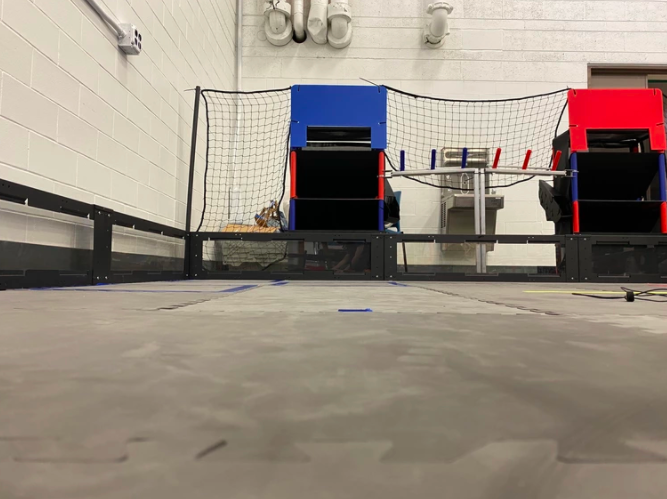
#> input picture images/0.png, 667 x 499 px, given in place of the camera
$ python ring.py
#> lines starting #> are read from the running program, lines starting #| are printed output that depends on the picture; after the words box and inside, x2 and y2 are one past the last pixel; in counts of white or black regions, pixels touching at a corner belong together
#> in main, frame is the input picture: shape (499, 667, 3); mean B, G, R 127.7, 139.9, 151.8
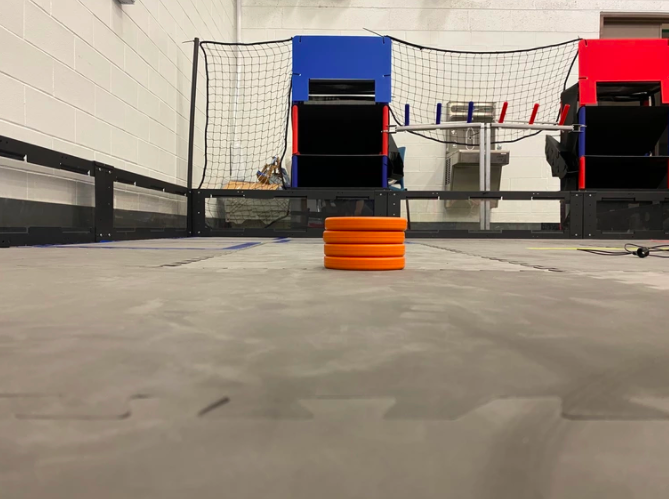
#> input picture images/4.png, 669 x 499 px, found by its file name
#> in main, frame is the input picture: shape (499, 669, 3); mean B, G, R 123.2, 136.1, 150.3
import numpy as np
import cv2

MAX_HUE = 130
MIN_HUE = 90

MAX_SAT = 220
MIN_SAT = 180

MAX_VAL = 80
MIN_VAL = 45

MIN_HSV = (MIN_HUE, MIN_SAT, MIN_VAL)
MAX_HSV = (MAX_HUE, MAX_SAT, MAX_VAL)

IMG_WIDTH = 0
IMG_HEIGHT = 0

font = cv2.FONT_HERSHEY_COMPLEX
ring_count = 0
error = 0

# [35 lines left out: function contourPipeline, not called in this run]


def addTargetBox(input, side_length):
    center_x = IMG_WIDTH / 2
    center_y = IMG_HEIGHT / 2
    half_side_length = side_length / 2
    upper_left = (int(center_x - half_side_length), int(center_y - half_side_length))
    bottom_right = (int(center_x + half_side_length), int(center_y + half_side_length))
    output = cv2.rectangle(input, upper_left, bottom_right, (0, 255, 0), 2)
    return output


def drawBoundingBoxes(input, contours):
    output = input
    for cnt in contours:
        x, y, w, h = cv2.boundingRect(cnt)
        area = cv2.contourArea(cnt)
        output = cv2.rectangle(input, (x,y), (x+w, y+h), (0, 255, 0), 2)
    return output


def findWidestContourIndex(contours):
    maxWidth = 0
    maxIndex = 0
    for i in range(len(contours)):
        cnt = contours[i]
        _, _, w, _ = cv2.boundingRect(cnt)
        if w > maxWidth:
            maxWidth = w
            maxIndex = i
    return maxIndex


def findNWidestContours(n, contours):
    new_contours = []
    for i in range(n):
        li = findWidestContourIndex(contours)
        new_contours.append(contours[li])

        contours.pop(li)
        if len(contours) == 0:
            break
    return new_contours


def ring_pipeline(input):

    global IMG_HEIGHT, IMG_WIDTH
    IMG_HEIGHT, IMG_WIDTH, _ = input.shape
#> IMG_HEIGHT = 499; IMG_WIDTH = 669

    # Set output to input
    output = input

    # Convert to HSV
    hsv_frame = cv2.cvtColor(input, cv2.COLOR_BGR2YCrCb)
#> hsv_frame: shape (499, 669, 3); mean of channels 0, 1, 2 138.9, 136.2, 119.2

    # Blurring
    blur = cv2.GaussianBlur(hsv_frame, (35, 35), 0)
#> blur: shape (499, 669, 3); mean of channels 0, 1, 2 138.9, 136.1, 119.2

    # Thresholding
    thresh = cv2.inRange(blur, MIN_HSV, MAX_HSV)
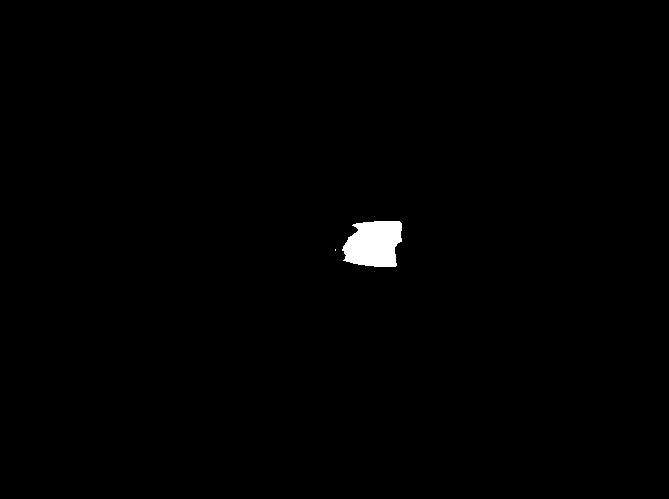
#> thresh: shape (499, 669); 0.66% white; 2 white regions (1 under 20 px), largest, box (x1, y1, x2, y2) and area: (342, 221, 402, 267) 2211

    # Erosion and Dilation
    eroded = cv2.erode(thresh, (5, 5))
#> eroded: shape (499, 669); 0.64% white; 2 white regions (1 under 20 px), largest, box (x1, y1, x2, y2) and area: (342, 222, 402, 267) 2139
    dilated = cv2.dilate(eroded, (5, 5))
#> dilated: shape (499, 669); 0.66% white; 2 white regions (1 under 20 px)

    # Get contours and error check
    contours, hierarchy = cv2.findContours(dilated, cv2.RETR_TREE, cv2.CHAIN_APPROX_SIMPLE)
#> contours = 2 contours, 1 with area under 20; largest, box (x1, y1, x2, y2) and area: (342, 222, 402, 268) 2116

    # We have at least one ring
    global ring_count
    if (len(contours) > 0):
        # Get two largest contours (might return less than 2 contours)
        new_contours = findNWidestContours(1, contours)
#> the loop in findNWidestContours, `for i in range(n):` made 1 pass
#> li on pass 1: 1
#> after the loop in findNWidestContours, `for i in range(n):`: contours = [[[335, 250], [335, 251]]]; new_contours = 1 contour; box (x1, y1, x2, y2) and area: (342, 222, 402, 268) 2116

        # Get bounding box
        x, y, w, h = cv2.boundingRect(new_contours[0])
#> x = 342; y = 222; w = 60; h = 46

        # Calculate error
        global error
        center_x = x + (w//2)
#> center_x = 372
        center_y = y + (h//2)
#> center_y = 245
        error = (IMG_WIDTH//2) - center_x
#> error = -38

        # Log center
        global font
        coords = str("(" + str(center_x) + ", " + str(center_y) + ")")
#> coords = '(372, 245)'

        output = cv2.putText(output, coords, (center_x, center_y),
                                font, 0.5, (0, 255, 0))
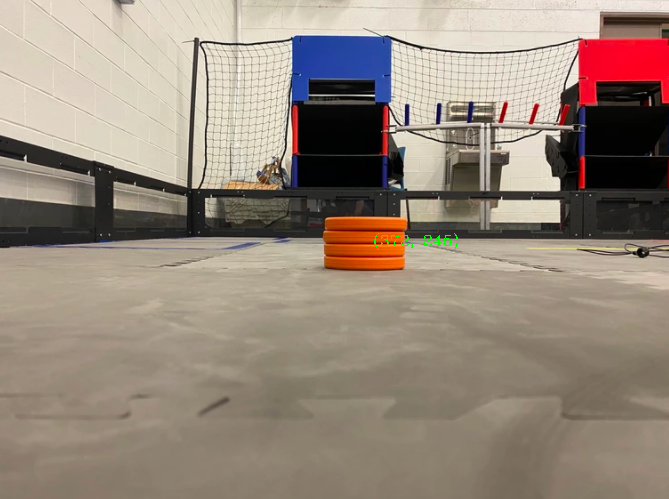
#> output: shape (499, 669, 3); 0.07% of pixels changed, all inside (x1, y1, x2, y2) = (374, 233, 458, 250)


        # Draw two box contours
        output = drawBoundingBoxes(output, new_contours)
#> the loop in drawBoundingBoxes, `for cnt in contours:` made 1 pass
#> (x, y, w, h, area) on pass 1: (342, 222, 60, 46, 2115.5)
#> pass 1, in drawBoundingBoxes, `output = cv2.rectangle(input, (x,y), (x+w, y+h), (0, 255, 0), 2)`:
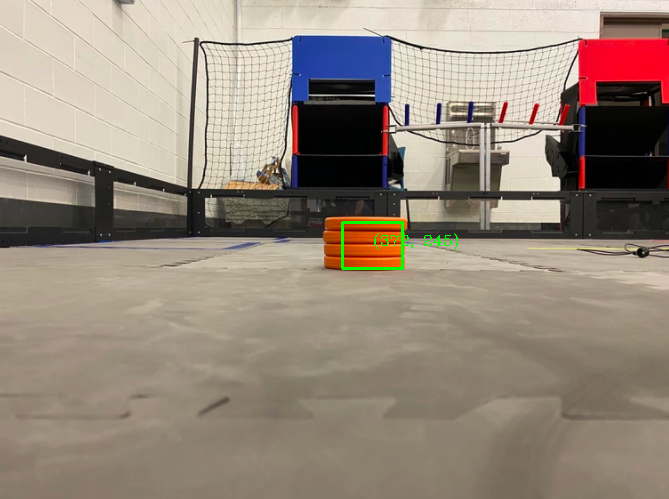
#> output: shape (499, 669, 3); 0.19% of pixels changed, all inside (x1, y1, x2, y2) = (341, 221, 404, 270)


        # Ring detection
        if h < (0.5 * w):
            ring_count = 1
        else:
            ring_count = 4

    else:
        ring_count = 0


    addTargetBox(output, 2)
#> in addTargetBox, `output = cv2.rectangle(input, upper_left, bottom_right, (0, 255, 0), 2)`: output: shape (499, 669, 3); 0.01% of pixels changed, all inside (x1, y1, x2, y2) = (332, 247, 337, 252)


    return output


# [9 lines left out: function channel_pipeline, not called in this run]


def main():
    cap = cv2.VideoCapture(0)

    # Get image dimensions
    global IMG_HEIGHT, IMG_WIDTH, error
    _, frame = cap.read()

    while (True):

        # Capture frame-by-frame
        ret, frame = cap.read()

        # Run processing pipeline on image
        frame = cv2.imread("./images/4.png")
        output = ring_pipeline(frame)

        # Flip the frame just so it's nice
        flipHorizontal = cv2.flip(output, 1)
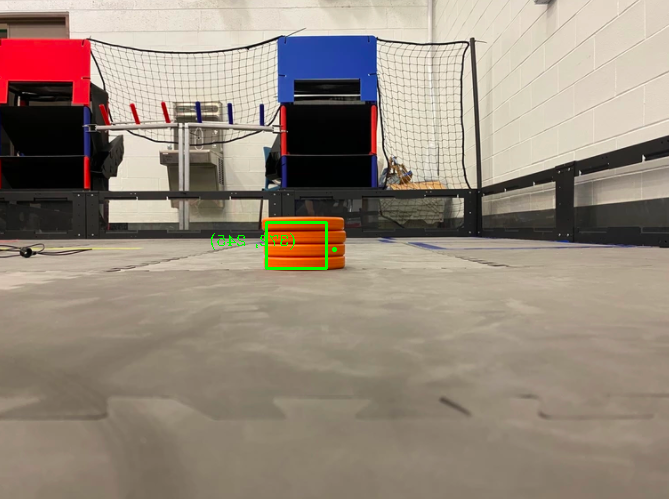
#> flipHorizontal: shape (499, 669, 3); mean B, G, R 123.1, 136.6, 149.8

        # Log the error on screen
        flipHorizontal = cv2.putText(flipHorizontal, "Error: " + str(error), (IMG_WIDTH - 100, IMG_HEIGHT - 50), font, 0.5, (0, 255, 0))
        flipHorizontal = cv2.putText(flipHorizontal, "Rings: " + str(ring_count), (IMG_WIDTH - 100, IMG_HEIGHT - 30), font, 0.5, (0, 255, 0))
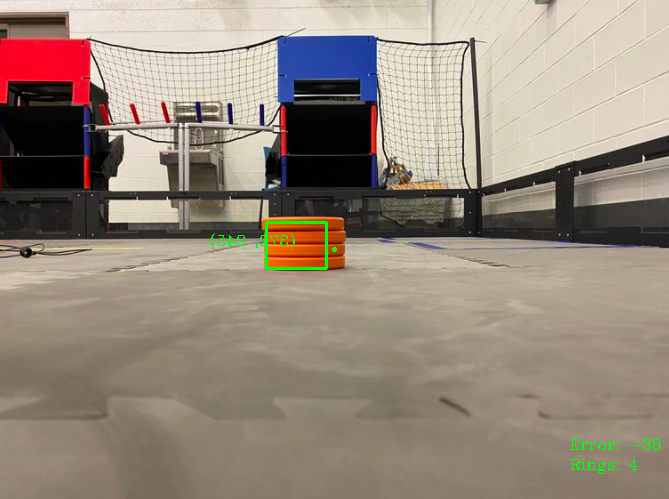
#> flipHorizontal: shape (499, 669, 3); mean B, G, R 123, 136.8, 149.7


        cv2.imshow('frame', flipHorizontal)
        if cv2.waitKey(1) & 0xFF == ord('q'):
#> (key q is pressed here)
            break

    # When everything done, release the capture
    cap.release()
    cv2.destroyAllWindows()


if __name__ == "__main__":
    main()
